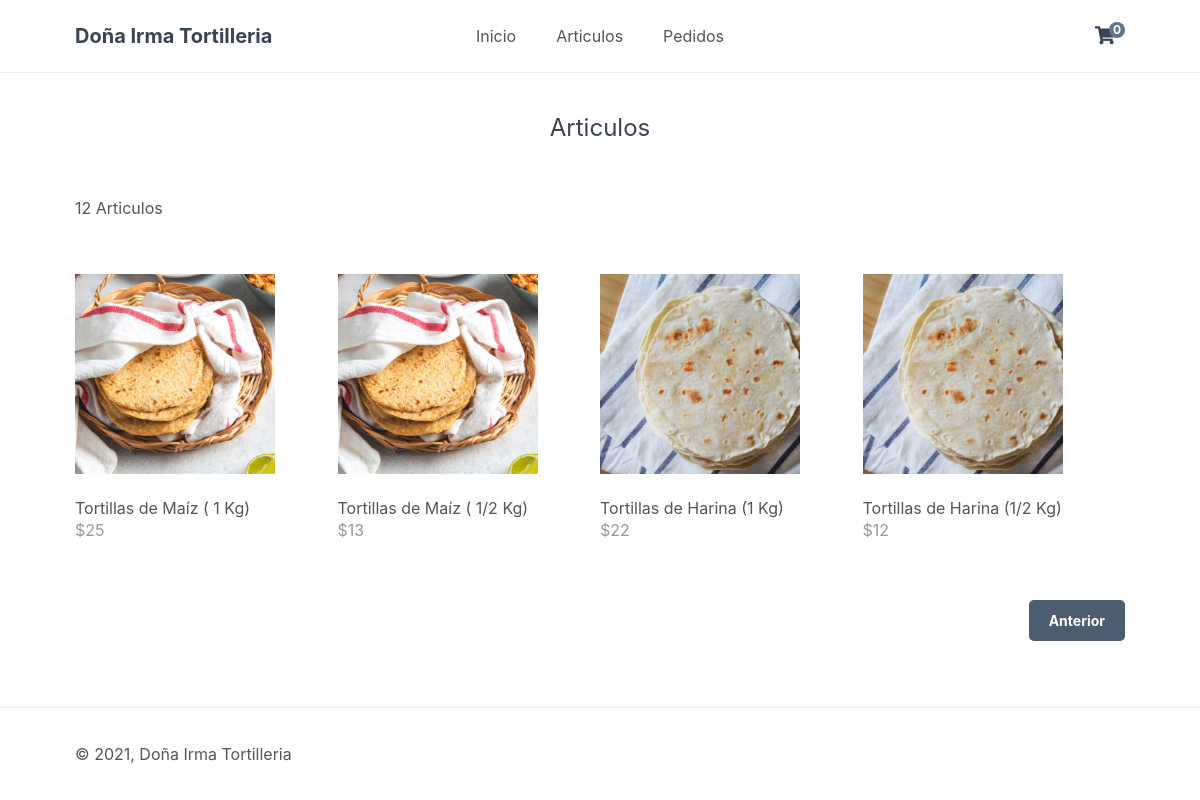
The page /shoppingcart/index.php?page=products&p=3 on the database its author committed.
### tables this page shows
CREATE TABLE `articulos` (
  `idArticulo` int(100) NOT NULL,
  `nombreArticulo` varchar(100) NOT NULL,
  `precioArticulo` float NOT NULL,
  `imagenArticulo` text NOT NULL,
  `fechaanadido` timestamp NOT NULL DEFAULT current_timestamp(),
  `cantidadArticulo` int(11) NOT NULL
);

### shoppingcart/index.php (called while the page is built, shortened)
<?php
include 'functions.php';
$page = isset($_GET['page']) && file_exists($_GET['page'] . '.php') ? $_GET['page'] : 'home';
include $page . '.php';
?>

### shoppingcart/products.php (the view, shortened to what this page needs)
<?php
$num_products_on_each_page = 4;
$current_page = isset($_GET['p']) && is_numeric($_GET['p']) ? (int)$_GET['p'] : 1;
$stmt = $pdo->prepare('SELECT * FROM articulos ORDER BY fechaanadido DESC LIMIT ?,?');
$stmt->bindValue(1, ($current_page - 1) * $num_products_on_each_page, PDO::PARAM_INT);
$stmt->bindValue(2, $num_products_on_each_page, PDO::PARAM_INT);
$stmt->execute();
$products = $stmt->fetchAll(PDO::FETCH_ASSOC);
$total_products = $pdo->query('SELECT * FROM articulos')->rowCount();
?>
<?=template_header('Products')?>
<div class="products content-wrapper">
    <h1>Articulos</h1>
    <p><?=$total_products?> Articulos</p>
    <div class="products-wrapper">
        <?php foreach ($products as $product): ?>
        <a href="index.php?page=product&id=<?=$product['idArticulo']?>" class="product">
            <img src="/imgs/<?=$product['imagenArticulo']?>" width="200" height="200" alt="<?=$product['nombreArticulo']?>">
            <span class="name"><?=$product['nombreArticulo']?></span>
            <span class="price">
                &dollar;<?=$product['precioArticulo']?>
            </span>
        </a>
        <?php endforeach; ?>
    </div>
    <div class="buttons">
        <?php if ($current_page > 1): ?>
        <a href="index.php?page=products&p=<?=$current_page-1?>">Anterior</a>
        <?php endif; ?>
    </div>
</div>
<?=template_footer()?>

### shoppingcart/style.css (style rules this page uses)
* { box-sizing: border-box; font-family: -apple-system, BlinkMacSystemFont, "segoe ui", roboto, oxygen, ubuntu, cantarell, "fira sans", "droid sans", "helvetica neue", Arial, sans-serif; font-size: 16px; -webkit-font-smoothing: antialiased; -moz-osx-font-smoothing: grayscale; }
html { height: 100%; }
body { position: relative; min-height: 100%; color: #555555; background-color: #FFFFFF; margin: 0; padding-bottom: 100px; }
h1, h2, h3, h4, h5 { color: #394352; }
.content-wrapper { width: 1050px; margin: 0 auto; }
main .recentlyadded .products, main .products .products-wrapper { display: flex; flex-wrap: wrap; align-items: center; justify-content: space-between; padding: 40px 0 0 0; }
main .recentlyadded .products .product, main .products .products-wrapper .product { display: block; overflow: hidden; text-decoration: none; width: 25%; padding-bottom: 60px; }
main .recentlyadded .products .product img, main .products .products-wrapper .product img { transform: scale(1); transition: transform 1s; }
main .recentlyadded .products .product .name, main .products .products-wrapper .product .name { display: block; color: #555555; padding: 20px 0 2px 0; }
main .recentlyadded .products .product .price, main .products .products-wrapper .product .price { display: block; color: #999999; }
main > .products h1 { display: block; font-weight: normal; margin: 0; padding: 40px 0; font-size: 24px; text-align: center; width: 100%; }
main > .products .buttons { text-align: right; padding-bottom: 40px; }
main > .products .buttons a { display: inline-block; text-decoration: none; margin-left: 5px; padding: 12px 20px; border: 0; background: #4e5c70; color: #FFFFFF; font-size: 14px; font-weight: bold; border-radius: 5px; }

### rows shown on the page
articulos: imagenArticulo (picture), nombreArticulo "Tortillas de Maíz ( 1 Kg)", precioArticulo "25"
articulos: imagenArticulo (picture), nombreArticulo "Tortillas de Maíz ( 1/2 Kg)", precioArticulo "13"
articulos: imagenArticulo (picture), nombreArticulo "Tortillas de Harina (1 Kg)", precioArticulo "22"
articulos: imagenArticulo (picture), nombreArticulo "Tortillas de Harina (1/2 Kg)", precioArticulo "12"

### other values the page prints
$num_items_in_cart "0"
$total_products "12"
